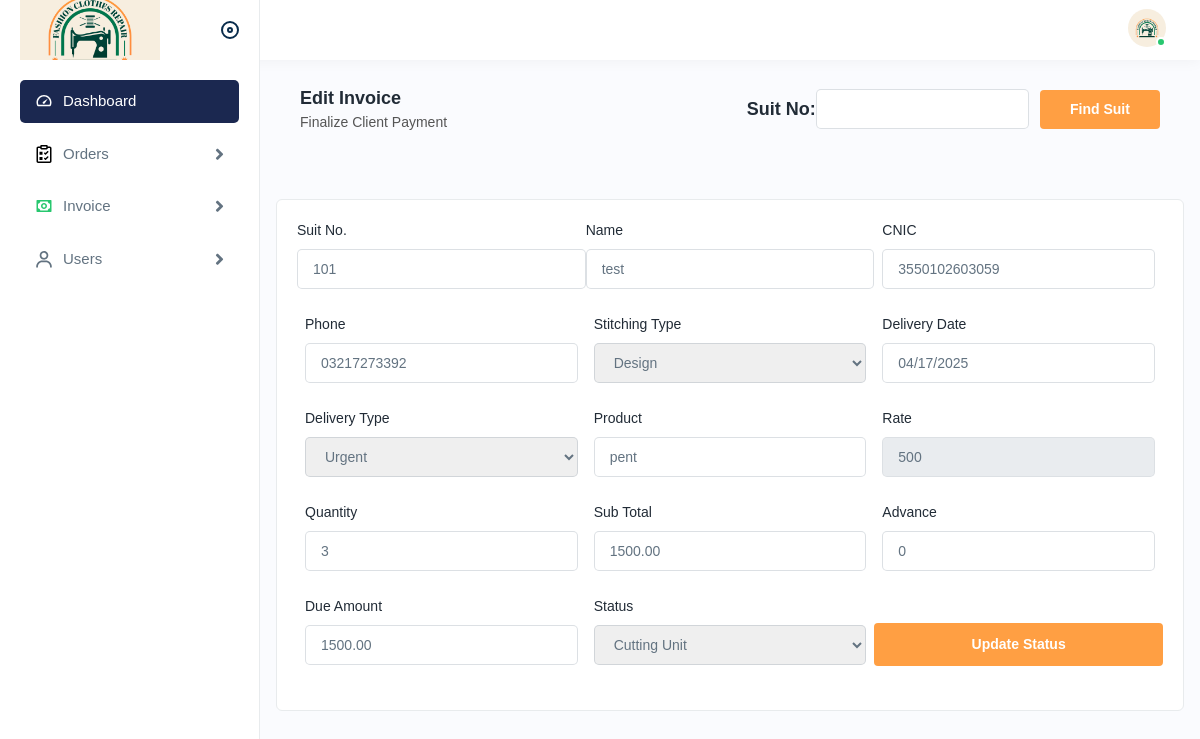
Screenshot of /edit_invoice.php?id=101 (signed in) with the database file from the repository.
### tables this page shows
CREATE TABLE `addneworder` (
  `id` int(11) NOT NULL,
  `date` date NOT NULL DEFAULT current_timestamp(),
  `client_name` varchar(100) NOT NULL,
  `cnic` varchar(20) NOT NULL,
  `phone` varchar(20) NOT NULL,
  `stitching_type` varchar(10) NOT NULL,
  `delivery_date` date NOT NULL,
  `delivery_type` varchar(10) NOT NULL,
  `product` varchar(20) NOT NULL,
  `rate` int(11) NOT NULL,
  `quantity` int(11) NOT NULL,
  `sub_total` int(11) NOT NULL,
  `paid_amount` int(11) DEFAULT NULL,
  `due_amount` int(11) NOT NULL,
  `progress_suit` varchar(20) NOT NULL
);

### edit_invoice.php (the view, shortened to what this page needs)
<?php include('assets/includes/header.php'); ?>
<?php include('./connect.php'); ?>
<?php
    $order_id = isset($_GET['id']) ? (int)$_GET['id'] : 0;
    $query = "SELECT * FROM addneworder WHERE id = $order_id";
    $db_table_data = mysqli_query($conn, $query);
    $result = mysqli_fetch_assoc($db_table_data);
    if ($result) {
        $stitching_type = $result['stitching_type'];
        $delivery_type = $result['delivery_type'];
        $progress_suit = $result['progress_suit'];
    }
                ?>
<div class="page-wrapper">
    <div class="content">
        <div class="container">
            <div class="row">
                <div class="page-header">
                    <div class="col-lg-6">
                        <div class="page-title">
                            <h4>Edit Invoice </h4>
                            <h6>Finalize Client Payment</h6>
                        </div>
                    </div>
                    <div class="col-lg-6">
                        <form method="POST">
                            <div class="page-title d-flex" style="justify-content: end; align-items: center;}">
                                <h4>Suit No: </h4>
                                <div class="form-group m-0">
                                    <input type="text" id="suit_no" name="suit_no">
                                </div>
                                <div class="form-grouph">
                                    <input class="btn btn-submit" type="submit" id="find_suit" name="find_suit"
                                        value="Find Suit" style="margin-left: 0.7rem; padding: 8px 10px;">
                                </div>
                            </div>
                        </form>
                    </div>
                </div>
            </div>
        </div>
    </div>
    <div class="modal-body">
        <div class="card">
            <div class="card-body">
                <div class="row">
                    <form id="update_order_form" style="display: flex; flex-wrap: wrap;" method="POST"
                        onsubmit="return validation()">
                        <div class="col-lg-4 col-sm-6 col-12">
                            <div class="form-group">
                                <label>Suit No.</label>
                                <input type="text" id="suit_no" name="suit_no" value="<?php echo $result['id'] ; ?>"
                                    readonly>
                            </div>
                        </div>
                        <div class="col-lg-4 col-sm-6 col-12">
                            <div class="form-group">
                                <label>Name</label>
                                <input type="text" id="client_name" name="client_name"
                                    value="<?php echo $result['client_name'] ; ?>" readonly>
                            </div>
                        </div>
                        <div class="col-lg-4 col-sm-6 col-12">
                            <div class="form-group mx-2">
                                <label>CNIC</label>
                                <input type="text" id="cnic" name="cnic" value="<?php echo $result['cnic'] ; ?>"readonly>
                            </div>
                        </div>
                        <div class="col-lg-4 col-sm-6 col-12">
                            <div class="form-group mx-2">
                                <label>Phone</label>
                                <input type="text" id="phone" name="phone" value="<?php echo $result['phone'] ; ?>" readonly>
                            </div>
                        </div>
                        <div class="col-lg-4 col-sm-6 col-12">
                            <div class="form-group mx-2">
                                <label>Stitching Type</label>
                                <select id="stitching_type" name="stitching_type">
                                    <option value="design"
                                        <?php echo ($stitching_type == 'design') ? 'selected' : ''; ?>>Design
                                    </option>
                                </select>
                            </div>
                        </div>
                        <div class="col-lg-4 col-sm-6 col-12">
                            <div class="form-group mx-2">
                                <label>Delivery Date</label>
                                <input type="date" id="delivery_date" name="delivery_date"
                                    value="<?php echo $result['delivery_date'] ; ?>" readonly>
                            </div>
                        </div>
                        <div class="col-lg-4 col-sm-6 col-12">
                            <div class="form-group mx-2">
                                <label>Delivery Type</label>
                                <select id="delivery_type" name="delivery_type">
                                    <option value="urgent"
                                        <?php echo ($delivery_type == 'urgent') ? 'selected' : ''; ?>>Urgent
                                    </option>
                                </select>
                            </div>
                        </div>
                        <div class="col-lg-4 col-sm-6 col-12">
                            <div class="form-group mx-2">
                                <label>Product</label>
                                <input type="text" id="product" name="product" class="form-control"
                                    value="<?php echo $result['product']; ?>" >
                            </div>
                        </div>
                        <div class="col-lg-4 col-sm-6 col-12">
                            <div class="form-group mx-2">
                                <label>Rate</label>
                                <input type="text" id="rate" name="rate" class="form-control"
                                    value="<?php echo $result['rate']; ?>" readonly>
                            </div>
                        </div>
                        <div class="col-lg-4 col-sm-6 col-12">
                            <div class="form-group mx-2">
                                <label>Quantity</label>
                                <input type="text" id="quantity" name="quantity"
                                    value="<?php echo $result['quantity'] ; ?>" readonly>
                            </div>
                        </div>
                        <div class="col-lg-4 col-sm-6 col-12">
                            <div class="form-group mx-2">
                                <label>Sub Total</label>
                                <input type="text" id="sub_total" name="sub_total"
                                    value="<?php echo $result['sub_total'] ; ?>" readonly>
                            </div>
                        </div>
                        <div class="col-lg-4 col-sm-6 col-12">
                            <div class="form-group mx-2">
                                <label>Advance</label>
                                <input type="text" id="paid_amount" name="paid_amount"
                                    value="<?php echo $result['paid_amount'] ; ?>" readonly>
                            </div>
                        </div>
                        <div class="col-lg-4 col-sm-6 col-12">
                            <div class="form-group mx-2">
                                <label>Due Amount</label>
                                <input type="text" id="due_amount" name="due_amount"
                                    value="<?php echo $result['due_amount'] ; ?>" readonly>
                            </div>
                        </div>
                        <div class="col-lg-4 col-sm-6 col-12">
                            <div class="form-group mx-2">
                                <label>Status</label>
                                <select id="progress_suit" name="progress_suit">
                                    <option value="cut_unit" selected
                                        <?php echo ($progress_suit == 'cut_unit') ? 'selected' : ''; ?>>Cutting Unit
                                    </option>
                                </select>
                            </div>
                        </div>
                        <div class="col-lg-4 col-sm-6 col-12">
                            <input class="btn btn-submit me-2" type="submit" id="final_bill" name="final_bill"
                                value="Update Status" style="margin-top: 1.7rem;padding: 10px;width: 100%;">
                        </div>
                    </form>
                </div>
            </div>
        </div>
    </div>
</div>
</div>
<?php include('assets/includes/footer.php'); ?>

### assets/css/main.css (style rules this page uses)
.form-group input[type="date"], .form-group select { border: 1px solid rgba(145,158,171,.32); height: 40px; width: 100%; font-size: 14px; font-weight: 500; color: #637381; padding: 10px 15px; border-radius: 5px; }

### rows the page displays
addneworder: suit_no "101", client_name "test", cnic "3550102603059", phone "03217273392", stitching_type "Design", delivery_date "04/17/2025", delivery_type "Urgent", product "pent", rate "500", quantity "3", sub_total "1500.00", paid_amount "0", due_amount "1500.00", progress_suit "Cutting Unit"
